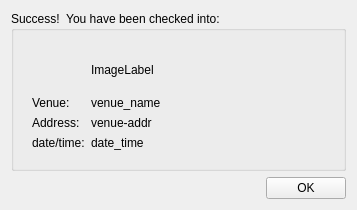
<?xml version="1.0" encoding="UTF-8"?>
<ui version="4.0">
 <class>Checkin_Success_Form</class>
 <widget class="QWidget" name="Checkin_Success_Form">
  <property name="geometry">
   <rect>
    <x>0</x>
    <y>0</y>
    <width>357</width>
    <height>210</height>
   </rect>
  </property>
  <property name="windowTitle">
   <string>check-in complete!</string>
  </property>
  <property name="layoutDirection">
   <enum>Qt::LeftToRight</enum>
  </property>
  <layout class="QGridLayout" name="gridLayout">
   <item row="0" column="0">
    <widget class="QGroupBox" name="groupBox">
     <property name="title">
      <string>Success!  You have been checked into:</string>
     </property>
     <layout class="QGridLayout" name="gridLayout_2">
      <item row="0" column="0">
       <widget class="QFrame" name="frame_2">
        <property name="sizePolicy">
         <sizepolicy hsizetype="Expanding" vsizetype="Expanding">
          <horstretch>8</horstretch>
          <verstretch>12</verstretch>
         </sizepolicy>
        </property>
        <layout class="QFormLayout" name="formLayout">
         <property name="fieldGrowthPolicy">
          <enum>QFormLayout::FieldsStayAtSizeHint</enum>
         </property>
         <item row="1" column="0">
          <widget class="QLabel" name="label_2">
           <property name="text">
            <string>Venue:</string>
           </property>
          </widget>
         </item>
         <item row="1" column="1">
          <widget class="QLabel" name="venue_name_label">
           <property name="text">
            <string>venue_name</string>
           </property>
          </widget>
         </item>
         <item row="2" column="0">
          <widget class="QLabel" name="label_4">
           <property name="text">
            <string>Address:</string>
           </property>
          </widget>
         </item>
         <item row="2" column="1">
          <widget class="QLabel" name="venue_address_label">
           <property name="text">
            <string>venue-addr</string>
           </property>
          </widget>
         </item>
         <item row="3" column="0">
          <widget class="QLabel" name="label_6">
           <property name="text">
            <string>date/time:</string>
           </property>
          </widget>
         </item>
         <item row="3" column="1">
          <widget class="QLabel" name="checkin_date_label">
           <property name="text">
            <string>date_time</string>
           </property>
          </widget>
         </item>
         <item row="0" column="1">
          <widget class="QLabel" name="venue_icon_label">
           <property name="sizePolicy">
            <sizepolicy hsizetype="Preferred" vsizetype="Preferred">
             <horstretch>0</horstretch>
             <verstretch>9</verstretch>
            </sizepolicy>
           </property>
           <property name="text">
            <string>ImageLabel</string>
           </property>
          </widget>
         </item>
        </layout>
       </widget>
      </item>
     </layout>
    </widget>
   </item>
   <item row="1" column="0">
    <widget class="QPushButton" name="ok_button">
     <property name="sizePolicy">
      <sizepolicy hsizetype="Fixed" vsizetype="Fixed">
       <horstretch>1</horstretch>
       <verstretch>1</verstretch>
      </sizepolicy>
     </property>
     <property name="layoutDirection">
      <enum>Qt::RightToLeft</enum>
     </property>
     <property name="text">
      <string>OK</string>
     </property>
    </widget>
   </item>
  </layout>
 </widget>
 <resources/>
 <connections/>
</ui>
